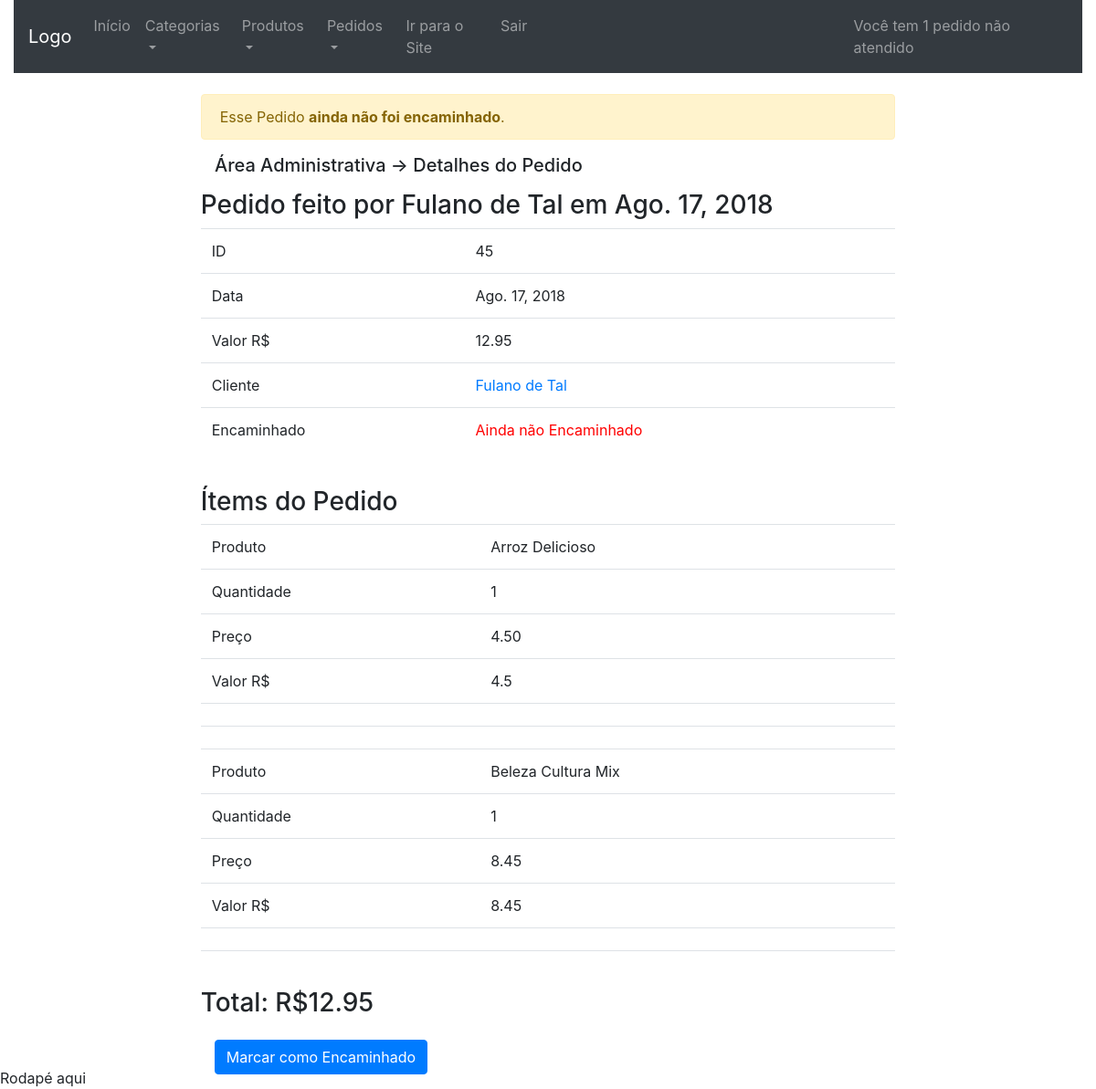
Page /area_administrativa/detalhes_do_pedido/45 (signed in) on the earlier database version.
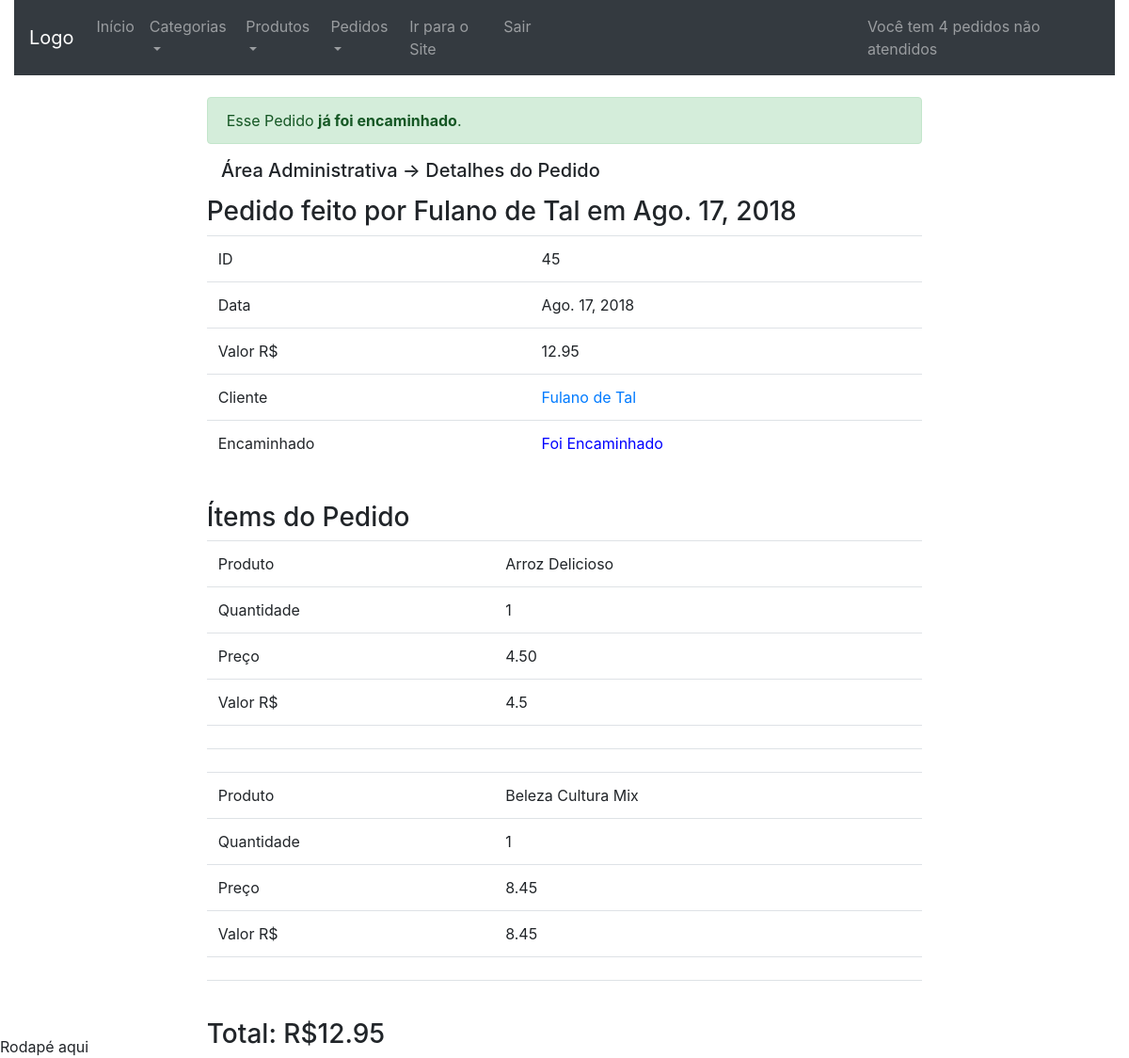
Same page on the later database version.
### checkout/models.py (models this page shows, shortened)
class Order(models.Model):
	date = models.DateField(default=date.today, editable=False)
	value = models.DecimalField('Valor R$', max_digits=10,
		decimal_places=2, default=0)
	user = models.ForeignKey(User, on_delete=models.CASCADE,
		null=True, blank=True)
	delivery_address_is_the_same = models.BooleanField(
		verbose_name='Entregar no endereço cadastrado',
		default=True,
		blank=True)
	logradouro = models.CharField('Rua/Avenida', max_length=100,
		null=True, blank=True, default='')
	numero = models.CharField('Número', max_length=100,
		null=True, blank=True, default='')
	cep = models.CharField('CEP', max_length=10, null=True,
		blank=True, default='')
	complemento = models.CharField('Complamento', max_length=100,
		null=True, blank=True, default='')
	bairro = models.CharField('Bairro', max_length=100, null=True,
		blank=True, default='')
	cidade = models.CharField('Cidade', max_length=100, null=True,
		blank=True, default='')
	estado = models.CharField('Estado', max_length=100, null=True,
		blank=True, default='')
	transaction_id = models.CharField('ID da transação', max_length=100,
		null=True, blank=True)
	status_order = models.CharField('Status do Pedido', max_length=10,
		choices=STATUS_ORDER, default='A')
	status_pg = models.CharField('Status PagSeguro', max_length=10,
		choices=STATUS_PAGSEGURO, null=True, blank=True)
	sended = models.BooleanField(
		verbose_name='Enviado',
		default=False,
		blank=True)
	forwarded = models.BooleanField(
		verbose_name='Encaminhado',
		default=False,
		blank=True)
	class Meta:
		verbose_name = 'Pedido'
		verbose_name_plural = 'Pedidos'
		ordering = ['date']
	objects = models.Manager() # The default manager.
	orderManager = OrderManager()
	@staticmethod
	def getNoForwardeds(ordersSendeds):
		total = 0
		for order in ordersSendeds:
			if order.forwarded == False:
				total = total + 1
		return total

### accounts/models.py (models this page shows, shortened)
class User(AbstractBaseUser, PermissionsMixin):
	UF_CHOICES = (
    ('AC','Acre'), ('AL','Alagoas'), ('AP','Amapá'),
    ('AM','Amazonas'), ('BA','Bahia'), ('CE','Ceará'),
    ('DF','Distrito Federal'), ('ES','Espírito Santo'),
    ('GO','Goiás'), ('MA','Maranhão'), ('MT','Mato Grosso'),
    ('MS','Mato Grosso do Sul'), ('MG','Minas Gerais'),
    ('PA','Pará'), ('PB','Paraíba'), ('PR','Paraná'),
    ('PE','Pernambuco'), ('PI','Piauí'),
    ('RJ','Rio de Janeiro'), ('RN','Rio Grande do Norte'),
    ('RS','Rio Grande do Sul'), ('RO','Rondônia'),
    ('RR','Roraima'), ('SC','Santa Catarina'),
    ('SP','São Paulo'), ('SE','Sergipe'),
	('TO','Tacantins'), )
	username = models.CharField(
		'Login', max_length=30, unique=True, validators=[
			validators.RegexValidator(
				re.compile('^[\w.@+-]+$'),
				'Informe um nome de usuário válido. '
				'Este valor deve conter apenas letras, números '
				'e os caracteres: @/./+/-/_ .'
				, 'invalid'
			)
		], help_text='Um nome curto que será usado para identificá-lo de forma única na plataforma'
	)
	name = models.CharField('Nome', max_length=100, blank=True)
	email = models.EmailField('E-mail', unique=True)
	telefone = models.CharField('Telefone', max_length=20, null=True,
		blank=True)
	cpf = models.CharField('CPF', max_length=11, null=True, blank=True)
	logradouro = models.CharField('Rua/Avenida', max_length=100,
		null=True, blank=True)
	numero = models.CharField('Número', max_length=100,
		null=True, blank=True)
	cep = models.CharField('CEP', max_length=10, null=True, blank=True)
	complemento = models.TextField('Complamento', max_length=100,
		null=True, blank=True)
	bairro = models.CharField('Bairro', max_length=100, null=True, blank=True)
	cidade = models.CharField('Cidade', max_length=100, null=True, blank=True)
	estado = models.CharField('Estado', max_length=100, null=True, blank=True,
		choices=UF_CHOICES)
	is_staff = models.BooleanField('Equipe', default=False)
	is_active = models.BooleanField('Ativo', default=True)
	date_joined = models.DateTimeField('Data de Entrada', auto_now_add=True)
	USERNAME_FIELD = 'username'
	REQUIRED_FIELDS = ['email']
	objects = UserManager()
	class Meta:
		verbose_name = 'Usuário'
		verbose_name_plural = 'Usuários'
	def __str__(self):
		return self.name or self.username

### dashboard_admin/views.py (the view)
# urls.py: path('detalhes_do_pedido/<int:order_id>', views.order_datail,
@login_required
def order_datail(request, order_id):
	noForwardedsInfo(request)
	order = Order.objects.get(id=order_id)
	items = OrderItem.objects.filter(order=order_id)
	context = {
		'order': order,
		'items': items
		}
	return render(request, 'dashboard_admin/order_datail.html',
		context)

### catalog/models.py (called while the page is built)
	def __str__(self):
		return self.name

### dashboard_admin/templatetags/da_tags.py (called while the page is built)
@register.simple_tag
def get_value(quantity, value):
	return float(quantity) * float(value)

@register.simple_tag
def forwarded(value):
	if value:
		return 'Foi Encaminhado'
	else:
		return 'Ainda não Encaminhado'

### dashboard_admin/views.py (called while the page is built)
def noForwardedsInfo(request):
	ordersSendeds = Order.objects.filter(sended=True)
	request.session['no_forwarded'] = Order.getNoForwardeds(ordersSendeds)
	return ordersSendeds

### dashboard_admin/templates/dashboard_admin/order_datail.html (shortened to what this page needs)
{% extends 'dashboard_admin/base.html' %}
{% load da_tags %}
{% block conteudo %}
<div class="panel panel-default table-two-column detail-panel">
	{% if order.forwarded %}
	<div class="alert alert-success" style="margin-top: 3%">
	  Esse Pedido <strong>já foi encaminhado</strong>.
	</div>
	{% else %}
	<div class="alert alert-warning" style="margin-top: 3%">
	  Esse Pedido <strong>ainda não foi encaminhado</strong>.
	</div>
	{% endif %}
	{% block dashboard_title %}
	<div class="panel-heading" style="margin: 2%;">
		<h5>Área Administrativa -> Detalhes do Pedido </h5>
	</div>
	{% endblock %}
	<div class="panel-body">
		<h3>Pedido feito por {{order.user}} em {{order.date}} </h3>
		<table class="table">
			<tr>
				<td>ID</td><td>{{order.id}}</td>
			</tr>
			<tr>
				<td>Data</td><td>{{order.date}}</td>
			</tr>
			<tr>
				<td>Valor R$</td><td>{{order.value}}</td>
			</tr>
			<tr>
				<td>Cliente</td>
				<td>
					<a href="#"
						title="Informações do Cliente"
						data-toggle="modal"
						data-target="#myModal">
						{{ order.user }}
					</a>
				</td>
			</tr>
			<tr>
				<td>Encaminhado</td>
				<td style="{% if order.forwarded %} color: blue
				{% else %} color: red {% endif %}">
					{% forwarded order.forwarded %}
				</td>
			</tr>
		</table>
		<h3 style="margin-top: 5%;">Ítems do Pedido</h3>
		<table class="table">
			{% for item in items %}
			<tr>
				<td>Produto</td>
				<td>{{ item.product }}</td>
			</tr>
			<tr>
				<td>Quantidade</td>
				<td>{{ item.quantity }}</td>
			</tr>
			<tr>
				<td>Preço</td>
				<td>{{ item.product.value }}</td>
			</tr>
			<tr>
				<td>Valor R$</td>
				<td>{% get_value item.quantity item.product.value %}</td>
			</tr>
			<tr>
				<td></td>
				<td></td>
			</tr>
			<tr>
				<td></td>
				<td></td>
			</tr>
			{% endfor %}
		</table>
		<h3>Total: R${{order.value}}</h3>
		{% if not order.forwarded %}
		<div class="form-group" style="margin-top: 3%">
          <div class="col-md-9 col-md-offset-3">
            <a href="{% url 'dashboard_admin:forward' order.id %}"
            class="btn btn-primary">
	        	Marcar como Encaminhado
	        </a>
          </div>
        </div>
        {% endif %}
 	</div>
</div>
{% endblock %}

Differences in the rows shown:
changed Order "Fulano de Tal": forwarded "Ainda não Encaminhado" → "Foi Encaminhado"
Other differences:
{{ request.session.no_forwarded }}: "1" → "4"
text no longer shown: "ainda não foi encaminhado Marcar como Encaminhado"
text now shown: "s s já foi encaminhado"
